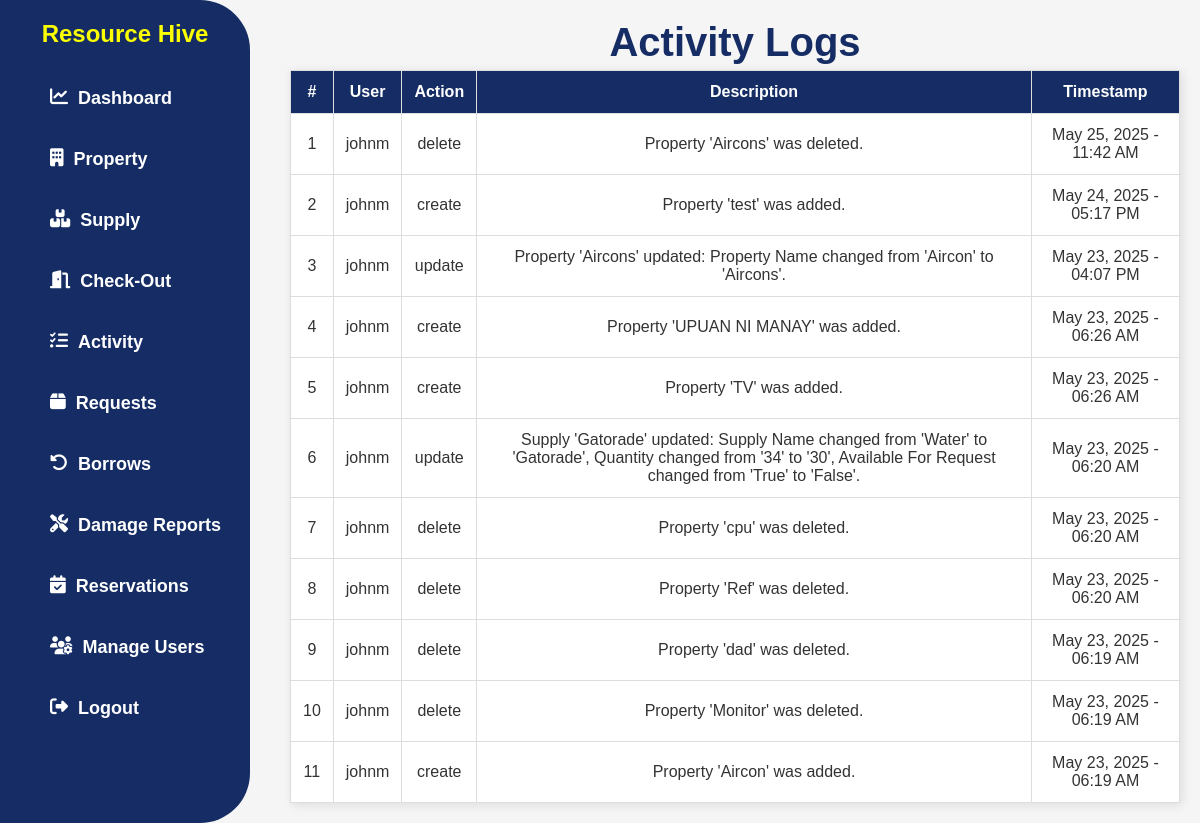
Page /activity/ (signed in) on the earlier database version.
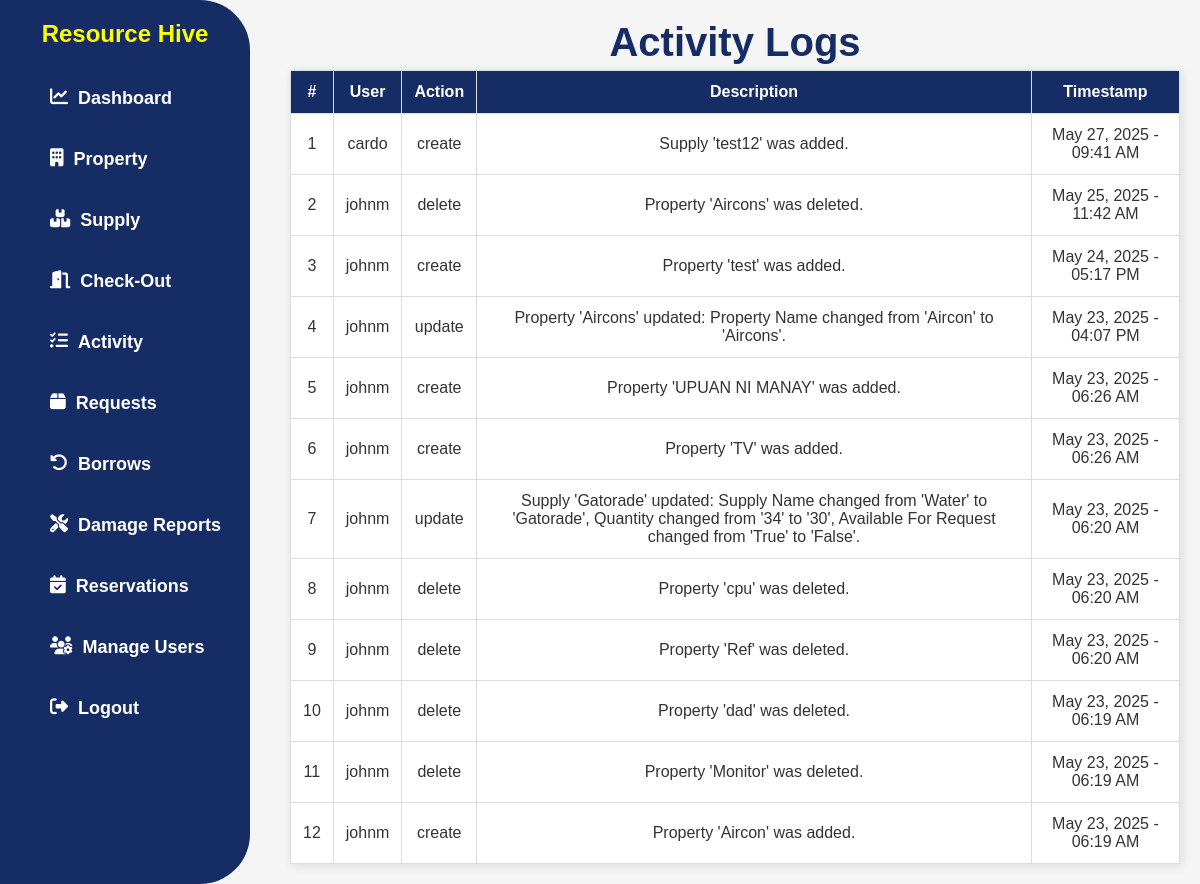
Same page on the later database version.
### app/models.py (models this page shows, shortened)
class ActivityLog(models.Model):
    ACTION_CHOICES = [
        ('create', 'Created'),
        ('update', 'Updated'),
        ('delete', 'Deleted'),
    ]
    user = models.ForeignKey(User, on_delete=models.SET_NULL, null=True, blank=True)
    action = models.CharField(max_length=10, choices=ACTION_CHOICES)
    model_name = models.CharField(max_length=100)
    object_repr = models.CharField(max_length=255)
    description = models.TextField(blank=True, null=True)
    timestamp = models.DateTimeField(auto_now_add=True)

### app/views.py (the view)
# urls.py: path('activity/', ActivityPageView.as_view(), name='activity'),
class ActivityPageView(PermissionRequiredMixin, ListView):
    model = ActivityLog
    template_name = 'app/activity.html'
    permission_required = 'app.view_activity_log'
    permission_denied_message = "You do not have permission to view the activity log."
    context_object_name = 'activitylog_list'
    ordering = ['-timestamp']

### app/templates/app/activity.html (shortened to what this page needs)
{% load static %}
<!DOCTYPE html>
<html lang="en">
<head>
    <link rel="stylesheet" href="{% static 'css/style.css' %}">
    <link rel="stylesheet" href="https://cdnjs.cloudflare.com/ajax/libs/font-awesome/6.4.2/css/all.min.css">
</head>
<body>
    {% block content %} {% include 'app/navbar.html' %}
    <div class="content">
            <h2 class="h2title">Activity Logs</h2>
        <table class="table table-bordered table-hover">
            <thead class="thead-dark">
                <tr>
                    <th>#</th>
                    <th>User</th>
                    <th>Action</th>
                    <th>Description</th>
                    <th>Timestamp</th>
                </tr>
            </thead>
            <tbody>
                {% for log in activitylog_list %}
                <tr>
                    <td>{{ forloop.counter }}</td>
                    <td>{{ log.user.username }}</td>
                    <td>{{ log.action }}</td>
                    <td>{{ log.description }}</td>
                    <td>{{ log.timestamp|date:"M d, Y - h:i A" }}</td>
                </tr>
                {% empty %}
                <tr>
                    <td colspan="5" class="text-center">No activity logs available.</td>
                </tr>
                {% endfor %}
            </tbody>
        </table>
    </div>
    {% endblock content %}
</body>
</html>

Differences in the rows shown:
added ActivityLog: user.username "cardo", action "create", description "Supply 'test12' was added.", timestamp "May 27, 2025 - 09:41 AM"
